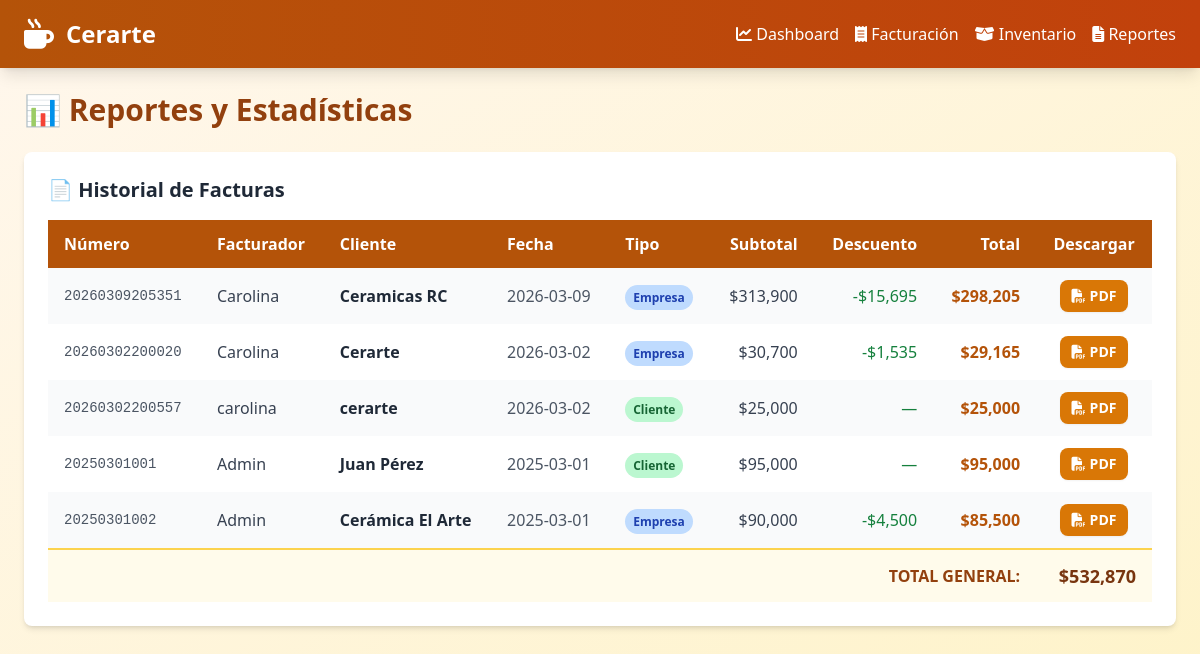
Page /reportes on the committed database.
### tables this page shows
CREATE TABLE facturas (
            id INTEGER PRIMARY KEY AUTOINCREMENT,
            numero TEXT NOT NULL UNIQUE,
            facturador TEXT NOT NULL,
            cliente TEXT NOT NULL,
            es_empresa INTEGER NOT NULL DEFAULT 0,
            subtotal REAL NOT NULL,
            descuento REAL NOT NULL DEFAULT 0,
            total REAL NOT NULL,
            fecha TEXT NOT NULL
        );

### app.py (the view)
@app.route('/reportes')
def reportes():
    conn = get_db()
    facturas = [dict(r) for r in conn.execute("SELECT * FROM facturas ORDER BY fecha DESC").fetchall()]
    conn.close()
    return render_template('reportes.html', facturas=facturas)

### app.py (called while the page is built)
def get_db():
    conn = sqlite3.connect(DB_PATH)
    conn.row_factory = sqlite3.Row
    return conn

### templates/reportes.html
{% extends "base.html" %}
{% set page = 'reportes' %}
{% block content %}
<div class="p-6">
  <h1 class="text-3xl font-bold text-amber-800 mb-6">📊 Reportes y Estadísticas</h1>
  <div class="bg-white p-6 rounded-lg shadow-md">
    <h2 class="text-xl font-bold text-gray-800 mb-4">📄 Historial de Facturas</h2>
    {% if facturas %}
    <div class="overflow-x-auto">
      <table class="w-full">
        <thead class="bg-amber-700 text-white">
          <tr>
            <th class="px-4 py-3 text-left">Número</th>
            <th class="px-4 py-3 text-left">Facturador</th>
            <th class="px-4 py-3 text-left">Cliente</th>
            <th class="px-4 py-3 text-left">Fecha</th>
            <th class="px-4 py-3 text-left">Tipo</th>
            <th class="px-4 py-3 text-right">Subtotal</th>
            <th class="px-4 py-3 text-right">Descuento</th>
            <th class="px-4 py-3 text-right">Total</th>
            <th class="px-4 py-3 text-center">Descargar</th>
          </tr>
        </thead>
        <tbody>
          {% for f in facturas %}
          <tr class="{{ 'bg-gray-50' if loop.index is odd else 'bg-white' }} hover:bg-amber-50 transition">
            <td class="px-4 py-3 font-mono text-sm text-gray-600">{{ f.numero }}</td>
            <td class="px-4 py-3 text-gray-700">{{ f.facturador }}</td>
            <td class="px-4 py-3 font-semibold text-gray-800">{{ f.cliente }}</td>
            <td class="px-4 py-3 text-gray-600">{{ f.fecha }}</td>
            <td class="px-4 py-3">
              <span class="px-2 py-1 rounded-full text-xs font-semibold
                {{ 'bg-blue-200 text-blue-800' if f.es_empresa else 'bg-green-200 text-green-800' }}">
                {{ 'Empresa' if f.es_empresa else 'Cliente' }}
              </span>
            </td>
            <td class="px-4 py-3 text-right text-gray-700">${{ "{:,.0f}".format(f.subtotal) }}</td>
            <td class="px-4 py-3 text-right text-green-700">
              {% if f.descuento > 0 %}-${{ "{:,.0f}".format(f.descuento) }}{% else %}—{% endif %}
            </td>
            <td class="px-4 py-3 text-right text-amber-700 font-bold">${{ "{:,.0f}".format(f.total) }}</td>
            <td class="px-4 py-3 text-center">
              <a href="/factura/{{ f.id }}/pdf"
                 class="inline-flex items-center gap-1 bg-amber-600 hover:bg-amber-700 text-white text-sm font-semibold px-3 py-1.5 rounded-lg transition shadow-sm"
                 title="Descargar PDF">
                <i class="fas fa-file-pdf"></i> PDF
              </a>
            </td>
          </tr>
          {% endfor %}
        </tbody>
        <tfoot class="bg-amber-50 border-t-2 border-amber-300">
          <tr>
            <td colspan="8" class="px-4 py-3 text-right font-bold text-amber-800">TOTAL GENERAL:</td>
            <td class="px-4 py-3 text-right font-bold text-amber-900 text-lg">
              ${{ "{:,.0f}".format(facturas | sum(attribute='total')) }}
            </td>
          </tr>
        </tfoot>
      </table>
    </div>
    {% else %}
    <p class="text-gray-500 text-center py-8">No hay facturas registradas aún.</p>
    {% endif %}
  </div>
</div>
{% endblock %}

### rows in the picture
facturas: numero "20260309205351", facturador "Carolina", cliente "Ceramicas RC", fecha "2026-03-09", es_empresa "Empresa", subtotal "313,900", descuento "15,695", total "298,205"
facturas: numero "20260302200020", facturador "Carolina", cliente "Cerarte", fecha "2026-03-02", es_empresa "Empresa", subtotal "30,700", descuento "1,535", total "29,165"
facturas: numero "20260302200557", facturador "carolina", cliente "cerarte", fecha "2026-03-02", es_empresa "Cliente", subtotal "25,000", total "25,000"
facturas: numero "20250301001", facturador "Admin", cliente "Juan Pérez", fecha "2025-03-01", es_empresa "Cliente", subtotal "95,000", total "95,000"
facturas: numero "20250301002", facturador "Admin", cliente "Cerámica El Arte", fecha "2025-03-01", es_empresa "Empresa", subtotal "90,000", descuento "4,500", total "85,500"

### other values in the picture
{{ "{:,.0f}".format(facturas | sum(attribute='total')) }} "532,870"
